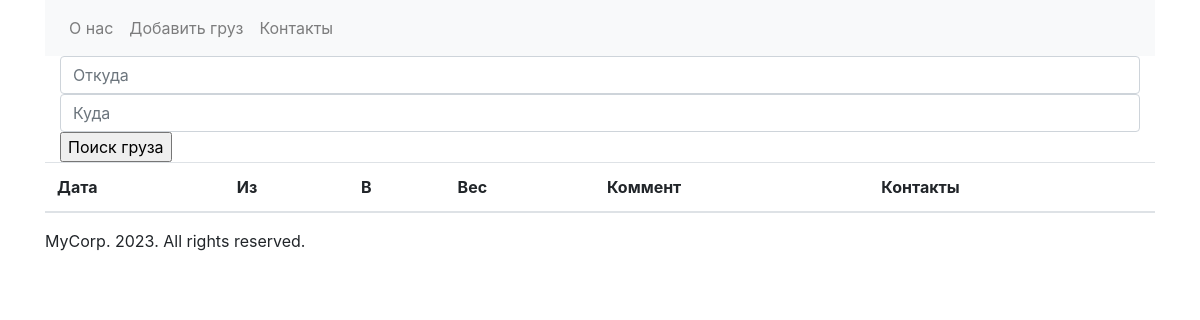
/, run on an earlier commit of the app's database.
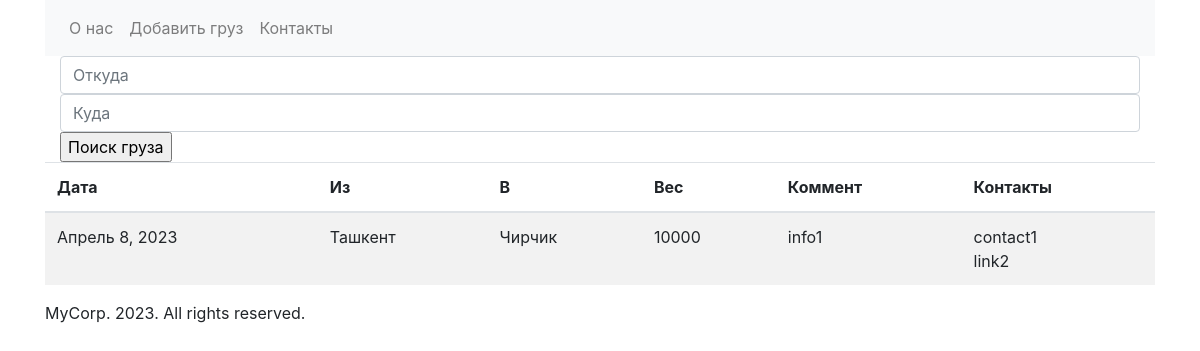
And on a later commit of the database.
### core/models.py (models this page shows, shortened)
class Freights(models.Model):
    FromLoc=models.ForeignKey('GeoLocations',related_name='fromloc',on_delete=models.CASCADE,verbose_name='Откуда')
    ToLoc=models.ForeignKey('GeoLocations',related_name='toloc', on_delete=models.CASCADE,verbose_name='Куда')
    Weight=models.CharField(max_length=50,verbose_name='Вес')
    Comment=models.CharField(max_length=500,verbose_name='Инфо')
    SubmitedDate=models.DateField(verbose_name='Дата публикации')
    Contact=models.CharField(max_length=100,verbose_name='Контакты')
    User=models.ForeignKey(User, null=True ,on_delete=models.CASCADE, verbose_name='Пользователь')
    TLLinkMessage=models.CharField(max_length=100,null=True,verbose_name='Ссылка на пост')
    TLLinkUser = models.CharField(max_length=100, null=True, verbose_name='Ссылка на пользователя')
    Active=models.BooleanField(default=True,verbose_name='Есть на сайте')
    class Meta:
        verbose_name = 'Грузоперевозка'
        verbose_name_plural = 'Грузоперевозки'

class GeoLocations(models.Model):
    GeoLocationName=models.CharField(max_length=50,verbose_name='Название')
    GeoLocationParentId=models.ForeignKey('self', blank=True, null=True, related_name='children',on_delete=models.CASCADE,verbose_name='Родитель')
    GeoLocationTypeId=models.ForeignKey('GeoLocationType',on_delete=models.CASCADE, verbose_name='Тип геолокации')
    FromGeoLocationWord=models.CharField(max_length=50,verbose_name='Из ...',default="")
    ToGeoLocationWord=models.CharField(max_length=50,verbose_name='В ...',default="")
    class Meta:
        verbose_name='Геолокация'
        verbose_name_plural='Геолокации'

### core/views.py (the view)
# urls.py: path("", views.freight),
def freight(request):
    fromloc = request.GET.get("fromTxt")
    toloc = request.GET.get("toTxt")
    try:
        fromId=GeoLocations.objects.get(GeoLocationName=fromloc)
    except GeoLocations.DoesNotExist:
        fromId = None
    try:
        toId = GeoLocations.objects.get(GeoLocationName=toloc)
    except GeoLocations.DoesNotExist:
        toId=None
    freights=Freights.objects.all()
    geoloc = GeoLocations.objects.all()
    return render(request, "index.html", {'geoloc': geoloc ,'freights':freights})

### core/templates/index.html
{% extends "master.html" %}
{% block bar %}
{% include "SearchForm.html" %}
{% endblock %}
{% block content %}
<table class="table table-striped">
    <thead>
    <tr>
        <th> Дата </th>
        <th> Из </th>
        <th> В </th>
        <th> Вес </th>
        <th> Коммент </th>
        <th> Контакты </th>
    </tr>
    </thead>
<tbody>
    {%for freight in freights %}
    <tr>
        <td> {{freight.SubmitedDate}}</td>
        <td> {{freight.FromLoc.GeoLocationName}}</td>
        <td> {{freight.ToLoc.GeoLocationName}}</td>
        <td> {{freight.Weight}}</td>
        <td> {{freight.Comment}}</td>
        <td> {% if freight.Contact is not None %}
            {{freight.Contact}} <br>
            {% endif %}
            {% if freight.TLLinkUser is not None %}
            {{freight.TLLinkUser}}
            {% endif %}
        </td>
    </tr>
    {% endfor %}
    </tbody>
</table>
{% endblock content %}

What changed in the data, as far as the page shows it:
added Freights: SubmitedDate "Апрель 8, 2023", FromLoc.GeoLocationName "Ташкент", ToLoc.GeoLocationName "Чирчик", Weight "10000", Comment "info1", Contact "contact1", TLLinkUser "link2"
